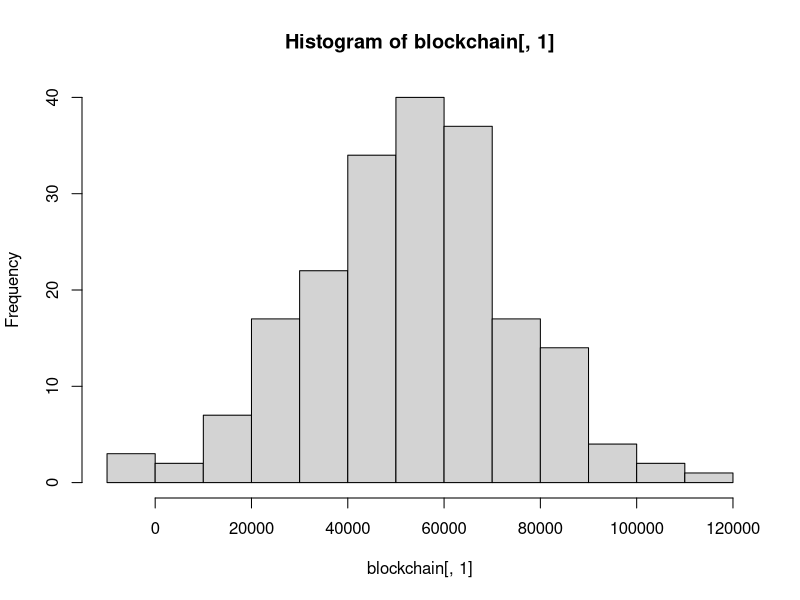
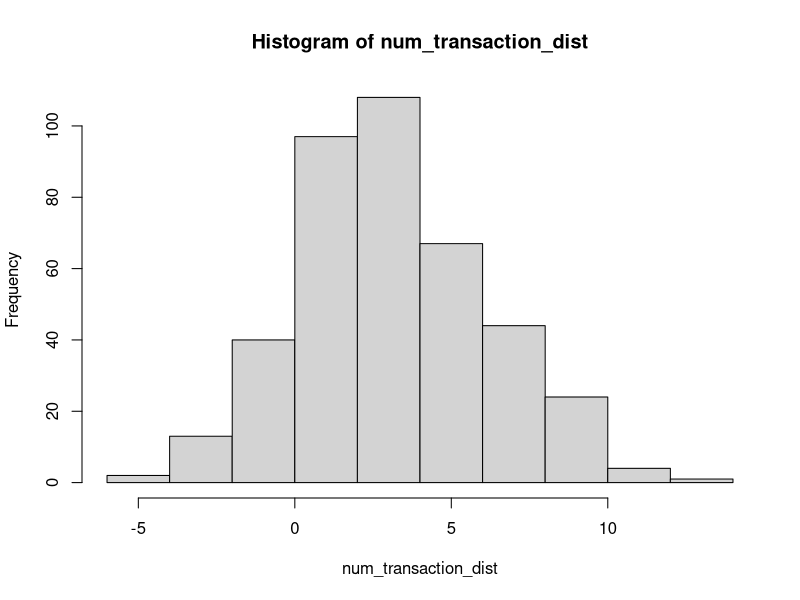

Reproduce these figures in R, in order.
# Monero dynamic blocksize simulator script
# 2017 Gingeropolous

# install.packages("ggplot2")
# install.packages("reshape")
# install.packages("digest")

library(digest)
require(ggplot2)
require(reshape)

setwd("/home/user/Desktop/")
sink('blocksim_output.txt')

# Number of blocks to run simulation
num_blocks <- 100

default_mult <- 4 # The default fee multiplier
size_block_template <- 0 # Don't modify
wallet_auto_fee <- FALSE # When I figure out how to code the auto fee I'll play with it
gen_coins <- 14092278e12 # Total generated coins grabbed from moneroblocks.info circa 3/12/2017
tx_size <- 13*1024 # A fixed transaction size. can be made variable at some point
tot_coins <- 0xffffffffffffffff # Grabbed from moneromooos thing. Hooray R can read this nonsense

# Create a tx_pool, where each transaction is merely identified by the fee multiplier associated with it
# Transactions will be added to the pool by appending to it, so the higher index of the transaction, the newer the transaction
# tx_pool <- c() # should declare empty? screw it, we're not concerned with memory performance
#I think this should be a matrix

tx_pool <- matrix(NA,ncol = 4)

# Col 1: block entered
# Col 2: fee multiplier
# Col 3: hash
# Col 4: tx_size, currently fixed, but will at some point be variable

# Create a blockchain, and boostrap it with a median as pulled from the existing blockchain
blockchain <- matrix(NA,nrow=200, ncol = 9)
blockchain[,1] <- (rnorm(200, mean=51983.5, sd=20000))
hist(blockchain[,1])

# Col 1: block size
# Col 2: Number of transactions
# Col 3: unmodified base reward
# Col 4: Penalty
# Col 5: Total fees
# Col 6: Final block reward
# Col 7: Number of txs in txpool
# Col 8: Num transactions entered into txpool
# Col 9: Penalized Block Reward

# bcnames <- c("Block Size","Transactions in block","Base Reward","Block Penalty","Fees in Block","Total Block Reward","Number of txs in txpool","Num transactions entered into txpool","Penalized Block Reward","nums")


#Formulas

#From: https://en.wikipedia.org/wiki/Monero_(cryptocurrency)#Features
# max(0.6, floor((tot_coins − gen_coins)*2e−19)*10e−12)
# max(0.6, floor((M − A)×2−19)×10−12) XMR, with M = 264 − 1 and A = 1012 times the amount of XMR already emitted).


#From: http://monero.stackexchange.com/questions/2531/how-does-the-dynamic-fee-calculation-work
#fee = (R/R0) * (M0/M) * F0
#R: base reward
#R0: reference base reward (10 monero)
#M: block size limit
#M0: minimum block size limit (60000)
#F0: 0.002 monero

#From: https://github.com/monero-project/monero/pull/1276/files#diff-1279d7b0ddc432573cd2bd8c6e632c1fR2718
# uint64_t unscaled_fee_per_kb = (DYNAMIC_FEE_PER_KB_BASE_FEE * CRYPTONOTE_BLOCK_GRANTED_FULL_REWARD_ZONE_V2 / median_block_size);

ref_base <- 10e12
CRYPTONOTE_BLOCK_GRANTED_FULL_REWARD_ZONE_V2 <- 60000
twomed <- 2*CRYPTONOTE_BLOCK_GRANTED_FULL_REWARD_ZONE_V2 # Will later be adaptive
fee_factor <- 0.004e12

# Our Transaction Number Distribution
num_transaction_dist <- floor(rnorm(400, mean=4, sd=3))
hist(num_transaction_dist)

for (i in 1:num_blocks) {
  print("Beginning of block loop")
  print(i)
  #Take care of base reward!
  base_reward <-( tot_coins - gen_coins ) * 2^-19 
  if (base_reward < 600000000000) { base_reward <- 600000000000 }
  
  #Lets try the per kb fee
  #The one below, as documented on the SE and on bitcointalk, doesn't seem to actually be implemented in the code
  #fee <- (base_reward/ref_base)*(min_block/block_size_limit)*fee_factor
  
  # Lets generate some fake numbers!
  
  # Number of transactions being created by users and added to the txpool in this block
  num_tx <- floor(rnorm(1, mean=4, sd=3)) # Genernate the number of transactions that are getting into the mempool during this block
  if (num_tx < 0 ) {num_tx <- 0} # If the numberis below 0, then force to 0. Skews the distribution to 0,
  if (i ==1 ) {num_tx <- 10} # Prevents dimension problem if first transaction pool is 0
  #print("Number of transactions")
  #print(num_tx)
  
  # What is the current size of the transaction pool
  # fee_ordered_pool[complete.cases(fee_ordered_pool),]
  # tx_pool_num <- nrow(tx_pool[complete.cases(tx_pool),])
  tx_pool_num <- nrow(tx_pool)
  tx_pool_size <- tx_pool_num * tx_size

  # What is the current median of the last 100 blocks
  size_of_blockchain <- nrow(blockchain)
  last_100 <- c(blockchain[(size_of_blockchain-99):size_of_blockchain],1)
  med_100 <- median(last_100)
  if (med_100 < CRYPTONOTE_BLOCK_GRANTED_FULL_REWARD_ZONE_V2) {med_100 <- CRYPTONOTE_BLOCK_GRANTED_FULL_REWARD_ZONE_V2}
  
  #This one seems to be implemented
  # unscaled_fee_per_kb = (DYNAMIC_FEE_PER_KB_BASE_FEE * CRYPTONOTE_BLOCK_GRANTED_FULL_REWARD_ZONE_V2 / median_block_size);
  perkb_fee <- fee_factor*CRYPTONOTE_BLOCK_GRANTED_FULL_REWARD_ZONE_V2/med_100
  
  # Lets try simulating transactions being created during this block    
  for (p in 1:num_tx) {  
    if (tx_pool_size > med_100 && wallet_auto_fee == TRUE) {
      # skip for now
    }
    else {
      transaction <- c(i,default_mult*perkb_fee*(tx_size/1024),digest(runif(1),algo="md5"),tx_size) # Add the transaction to the mempool, 
      # Where the transaction is identified by the block # its added in, the fee multiplier, a random hash, and the transaction size
      tx_pool <- rbind(tx_pool,transaction) 
    }
  }
  
  
  # OK, lets try to make a block and add it to the chain and delete the transactions from the transaction pool
  # This is gonna be a bitch
  
  tx_pool_copy <- tx_pool # Lets not mess with the main transaction pool
  block_template <- matrix(NA, ncol = 4)
  
  block_template[1,] <- c(0,0,digest(runif(1),algo="md5"),95.0272) # initiate the block template, creating a random hash, and the size comes from 0.0928*1024
  #print("Before blockfill loop")
  #print(block_template)
  
  countloop <- 0
  if (nrow(tx_pool) == 0) {print("Tx pool empty")}
  else {
  repeat { ### This is the beginning of the block template loop
    countloop <- countloop + 1
    
  # First, we'll see if there are any high fee transactions in the mempool
    
    if (nrow(tx_pool_copy) == 0) { break } # Introduced because buggy if txpool is empty
    else {
    fee_ordered_pool <- tx_pool_copy[sort.list(tx_pool_copy[,2],decreasing=TRUE),,drop=FALSE ]
    highest_fee <- as.numeric(fee_ordered_pool[1,2]) # find the highest fee
    high_fee_index <- c(which(as.numeric(fee_ordered_pool[,2]) == highest_fee)) # Get row indexes of all the transactions with this fee
    high_fee_pool <- rbind(fee_ordered_pool[high_fee_index,]) # Create sub matrix of the high transactions
    
    block_ordered_pool <- high_fee_pool[sort.list(high_fee_pool[,1]),,drop=FALSE]
    size_block_template <- sum(as.numeric(block_template[,4]))
    
    #print("After loop")
    #print(block_template)
    #block_ordered_pool <- high_fee_pool[order(high_fee_pool[,1],decreasing=FALSE),] # Sort based on block added - older transactions will be added first
    #print ("Size of block template")
    #print (size_block_template)
    # The below transaction adding logic misses any transactions that would fall below the standard size of a transaction
    
    if ((size_block_template + tx_size) <= med_100){ # So this is the easiest. If the block is lower than the median, we just add most recent and highest fee (would be the most profitable)
      #print(block_ordered_pool[1,]) # For logging
      block_template <- rbind(block_template,block_ordered_pool[1,]) # Add a transaction to the block template
      tx_pool_copy <- tx_pool_copy[-1,,drop = FALSE] # delete this transaction from the tx_pool_copy, drop=FALSe prevents the fucker from turning into a vector
      perc_penalty <- 0
      pnlz_block_reward <- base_reward
      
      newblocksize <- sum(as.numeric(block_template[,4]))
      newblocktx <- nrow(block_template)
      newblockbr <- base_reward
      newblockpnlt <- base_reward - pnlz_block_reward
      newblockfees <- sum(as.numeric(block_template[,2]))
      newblockreward <-pnlz_block_reward + newblockfees
      newbasereward <- pnlz_block_reward
      
      print("Size of candidate block less than median")
      print("Block template")
      print(block_template)
      print("Size of block template + new transaction")
      print(size_block_template+tx_size)
      print ("New block reward")
      print (newblockreward)
      
      }
    
    else if ((size_block_template + tx_size) > med_100) { # This is the bitch case where we have to figure out if going over the median makes any sense
      temp_diff <- (size_block_template + as.numeric(block_ordered_pool[1,4])) - med_100  # This just grabs the difference between the median 100 and the potential new block with an additional transaction. 
      perc_penalty <- temp_diff / med_100
      pnlz_block_reward <- base_reward - (base_reward * perc_penalty)
      if (pnlz_block_reward + (sum(as.numeric(block_template[,2]))) + as.numeric(block_ordered_pool[1,2]) > base_reward) {
        block_template <- rbind(block_template,block_ordered_pool[1,]) # Add a transaction to the block template
        tx_pool_copy <- tx_pool_copy[-1,,drop = FALSE] # delete this transaction from the tx_pool_copy, drop=FALSe prevents the fucker from turning into a vector
        
        print("Size of candidate block GREATER than median")
        newblocksize <- sum(as.numeric(block_template[,4]))
        newblocktx <- nrow(block_template)
        newblockbr <- base_reward
        newblockpnlt <- base_reward - pnlz_block_reward
        newblockfees <- sum(as.numeric(block_template[,2]))
        newblockreward <-pnlz_block_reward + newblockfees
        newbasereward <- pnlz_block_reward
        
        print("Block template")
        print(block_template)
        print("Size of block template + new transaction")
        print(size_block_template+tx_size)
        print ("New block reward")
        print (newblockreward)
        
        }
      else { break} # The placement of this break is presumably what caused the blockformation stuff to be borked if it was after the if-tree
    }
    else {print("WTF")}
    #print("Start of blockfill loop stats:")
    #print(tx_pool_copy)
    #print(block_template)
    #print("End of stats")
    }
 } ##### This is the end of the Repeat Loop for creating a block template
} ## end of the else for the tx_pool being full
  
  print("We made it out of the blockfill loop")
  # Col 1: block size
  # Col 2: Number of transactions
  # Col 3: unmodified base reward
  # Col 4: Penalty
  # Col 5: Total fees
  # Col 6: Final block reward
  
  # Lets add a new block to the chain !!!
  newblock <- c(newblocksize,newblocktx,newblockbr,newblockpnlt,newblockfees,newblockreward,nrow(tx_pool_copy),num_tx,newbasereward)
  
  blockchain <- rbind (blockchain,newblock)
  
  tx_pool <- tx_pool_copy
  #print("Iteration")
  #print(i)
  #print("New Block Info")
  #print(newblock)
  
  gen_coins <- gen_coins + newbasereward 
  
  # Rest all these variables
  newblocksize <- 0
  newblocktx <- 0
  newblockbr <- 0
  newblockpnlt <- 0
  newblockfees <- 0
  newblockreward <-0
  newbasereward <- 0
} ############# End of primary for loop

synth_blockchain <- blockchain[complete.cases(blockchain),]

bcnames <- c("Block Size","Transactions in block","Base Reward","Block Penalty","Fees in Block","Total Block Reward with Fees","Number of txs in txpool","Num transactions entered into txpool","Final Base Reward")

#matplot(synth_blockchain,type="l",)
#legend("bottom", inset=.05, legend=bcnames, pch=1, col=c(2,4), horiz=FALSE)

nums <- seq(1,nrow(synth_blockchain),1)
#synth_blockchain <- cbind(synth_blockchain,nums)
colnames(synth_blockchain)<-bcnames
bcdf <- data.frame(synth_blockchain,row.names=nums)
bcdf


sink()


write.table(bcdf, file = "blockchain.txt", append = FALSE, quote = TRUE, sep = "\t",
            eol = "\n", na = "NA", dec = ".", row.names = FALSE,
            col.names = TRUE, qmethod = c("escape", "double"))

#plot(synth_blockchain[,1], type="o", col="blue")
